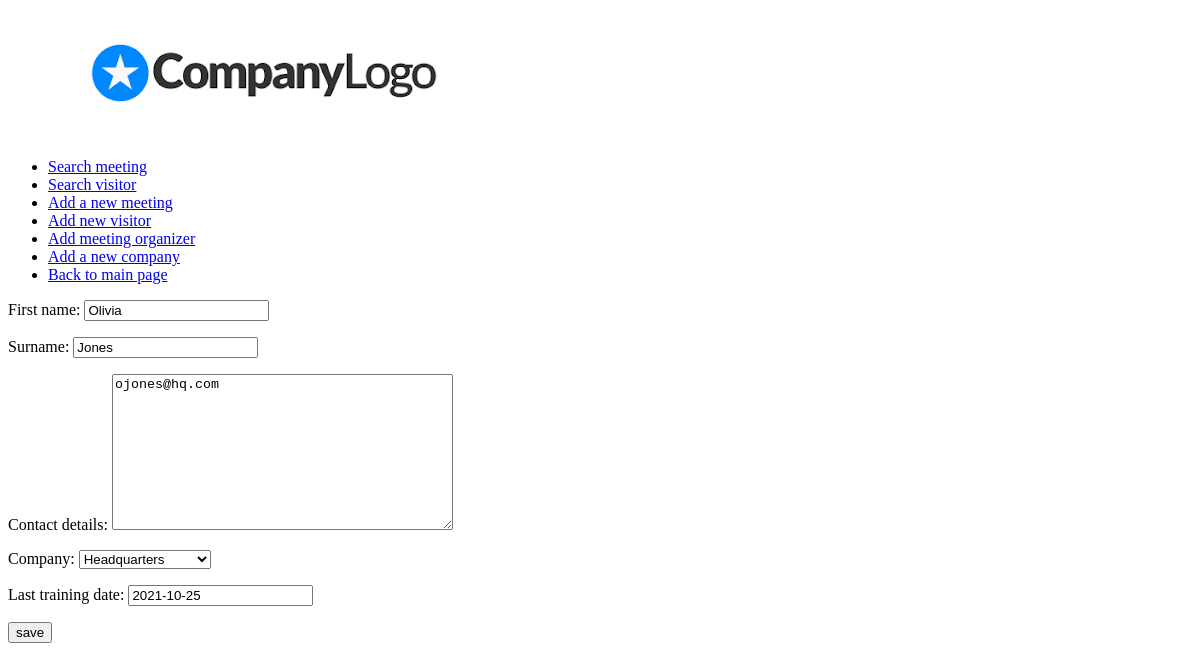
Page /update_visitor/5/ on the earlier database version.
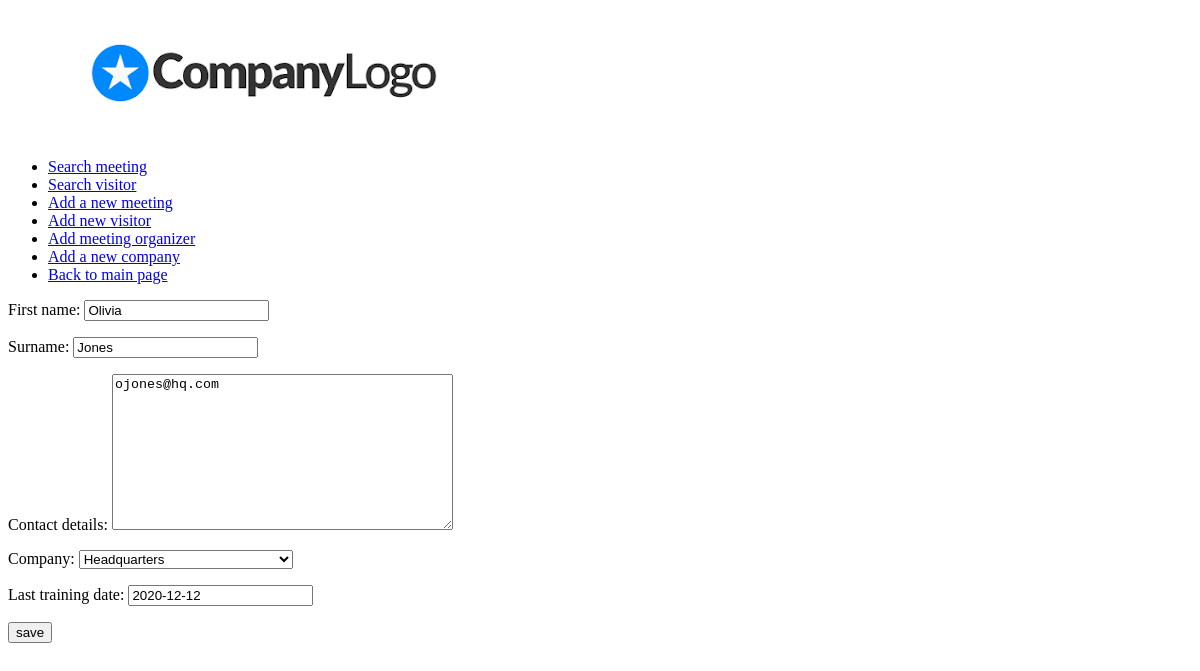
Same page on the later database version.
### visitors/models.py (models this page shows, shortened)
class Visitor(models.Model):
    first_name = models.CharField(max_length=64)
    surname = models.CharField(max_length=64)
    contact_details = models.TextField(null=True)
    company = models.ForeignKey(Company, on_delete=models.PROTECT)
    last_training_date = models.DateField(null=True, blank=True)
    class Meta:
        ordering = ('surname',)

### visitors/views.py (the view)
# urls.py: path('update_visitor/<int:pk>/',v_views.UpdateVisitor.as_view(), name='update_visitor'),
class UpdateVisitor(UpdateView):
    model = Visitor
    fields = ['first_name', 'surname', 'contact_details', 'company', 'last_training_date']
    template_name_suffix = '_update_form'
    success_url = reverse_lazy('visitors_list')

### visitors/models.py (called while the page is built)
    def __str__(self):
        return self.name

### visitors/templates/visitors/visitor_update_form.html (shortened to what this page needs)
{% extends 'base.html'%}
{% block content %}
    <form action="" method="POST">
    {{ form.as_p }}
    <input type="submit" value="save">
    </form>
{%  endblock %}

Differences in the rows shown:
changed Visitor "Olivia": last_training_date "2021-10-25" → "2020-12-12"
